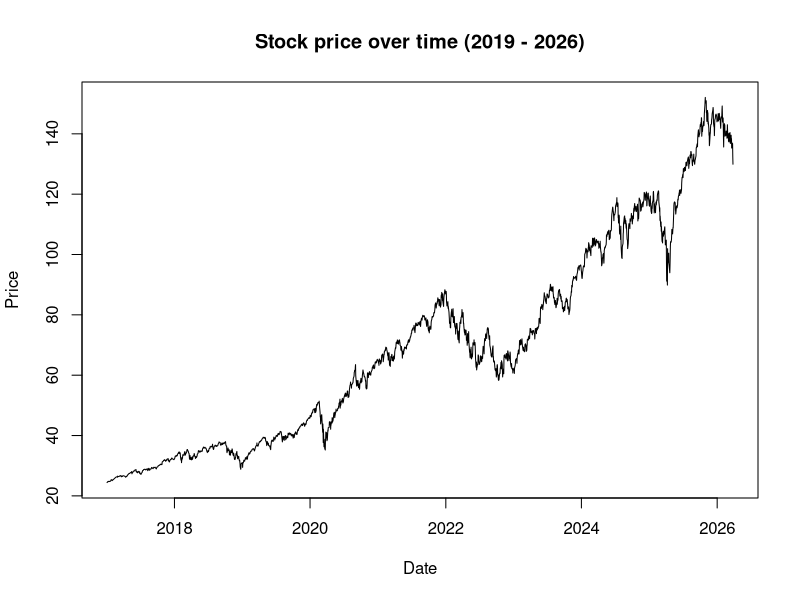
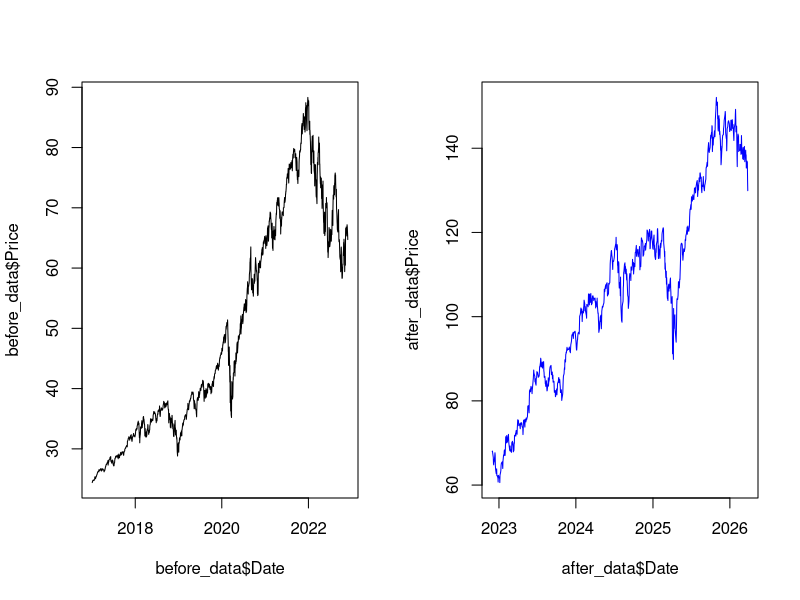
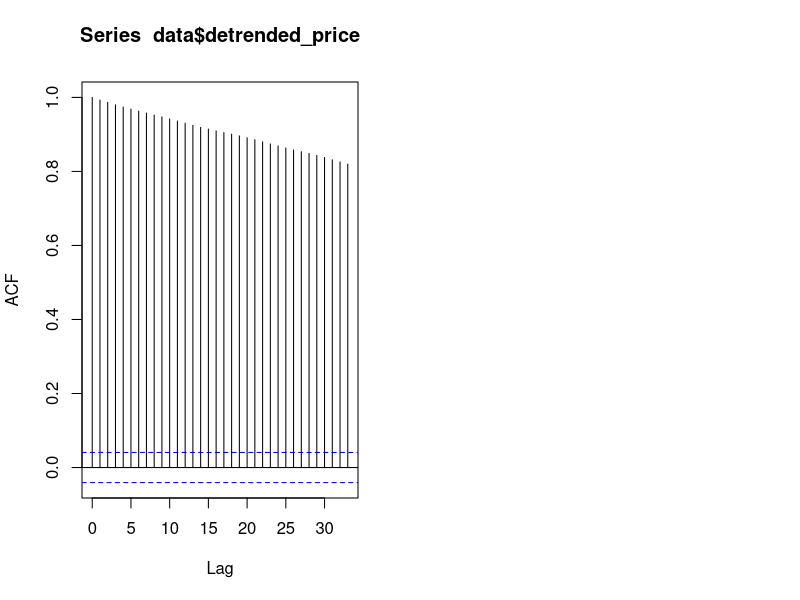
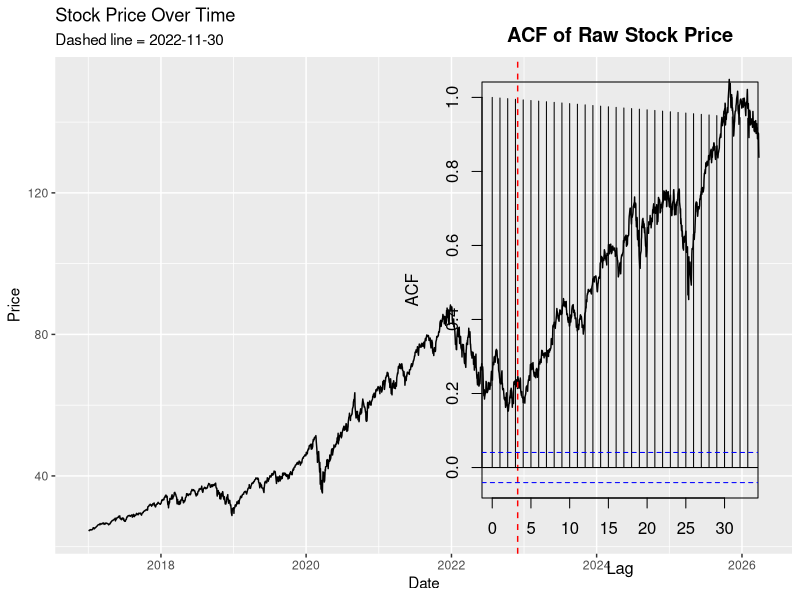
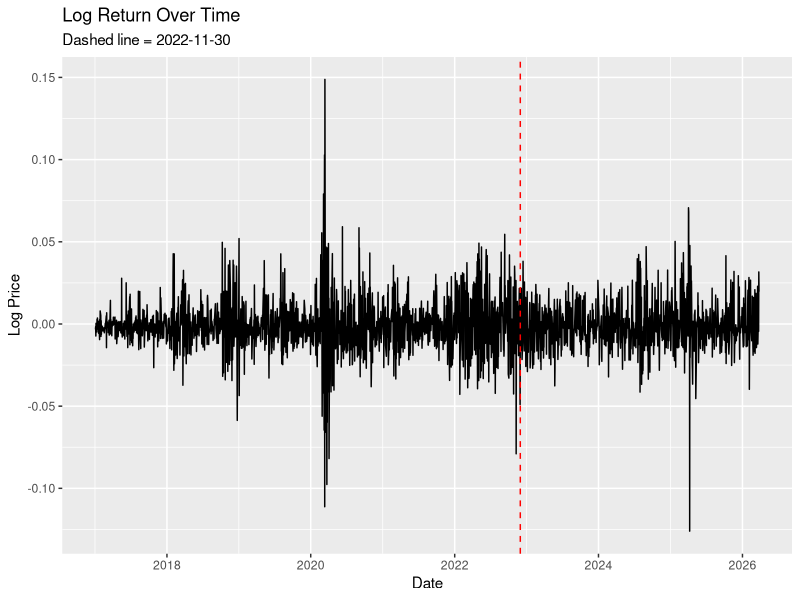
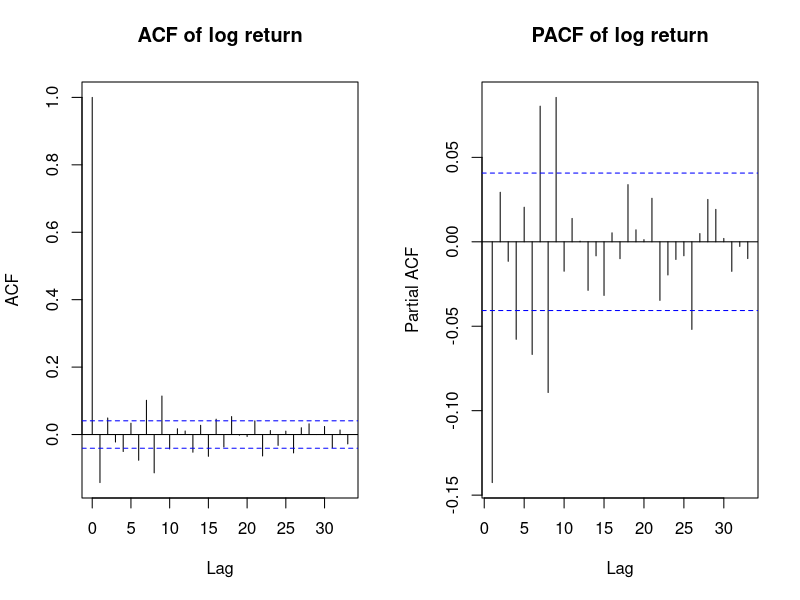
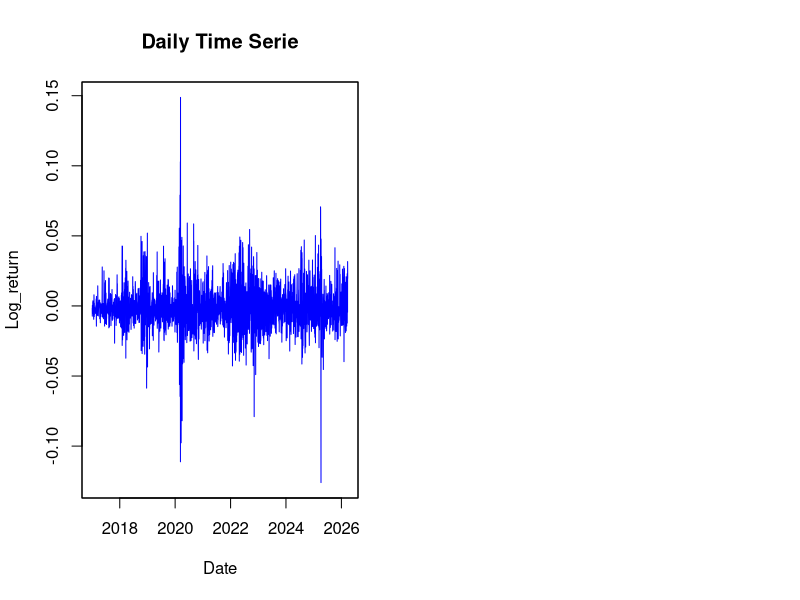

Generate these figures, in order, with R:
## ---- chunk 1
#packages
library("tidyverse")
library("ggplot2")
library("dplyr")
library("knitr")
## ---- chunk 2
#load data
data <- read.csv("XLK ETF Stock Price History.csv")
## ---- chunk 3
# change date 
data$Date <- as.Date(data$Date, format = "%m/%d/%Y") 
data <- data |>
  filter(trimws(Vol.) != "")
## ---- chunk 4
#split into two time frames
cutoff <- as.Date("2022-11-30")
before_data <- data[data$Date < cutoff, ]
after_data  <- data[data$Date >= cutoff, ]
## ---- chunk 5
plot(data$Date, data$Price, type = "l", xlab="Date", ylab="Price", main = "Stock price over time (2019 - 2026)")
## ---- chunk 6
par(mfrow = c(1,2))
plot(before_data$Date, before_data$Price, type = "l")
plot(after_data$Date, after_data$Price, type = "l", col = "blue")
## ---- chunk 7
#detrend
model_data <- data.frame(
  t = 1:nrow(data),
  y = data$Price
)

fit <- lm(y ~ t, data = model_data)
data$detrended_price <- resid(fit)
acf(data$detrended_price)
## ---- chunk 8
#| label: tbl-price
#| tbl-cap: "Summary Statistics of Stock Price"
#| echo: false
#| message: false
#| warning: false
data |>
  summarise(
    mean_price = mean(Price, na.rm = TRUE),
    sd_price = sd(Price, na.rm = TRUE),
    min_price = min(Price, na.rm = TRUE),
    max_price = max(Price, na.rm = TRUE)
  ) |>
  kable(caption = "Summary Statistics of Stock Price")
## ---- chunk 9
#| label: fig-raw
#| eval: true
#| echo: false
#| message: false
#| warning: false
ggplot(data, aes(Date, Price)) +
  geom_line() +
  geom_vline(xintercept = cutoff, linetype = "dashed", color = "red") +
  labs(title = "Stock Price Over Time", subtitle = "Dashed line = 2022-11-30")
## ---- chunk 10
#| label: fig-rawacf
#| eval: true
#| echo: false
#| message: false
#| warning: false
acf(data$Price, main="ACF of Raw Stock Price")
## ---- chunk 11
# log return the raw data
#| eval: true
#| echo: false
#| message: false
#| warning: false
data <- data |>
  mutate(log_price = log(Price),
         log_return = c(NA, diff(log_price)))

before_data <- data |> filter(Date < cutoff)
after_data  <- data |> filter(Date >= cutoff)
## ---- chunk 12
#| label: fig-logreturn
#| eval: true
#| echo: false
#| message: false
#| warning: false
ggplot(data, aes(x = Date, y = log_return)) +
  geom_line() +
  geom_vline(xintercept = cutoff, linetype = "dashed", color ="red") +
  labs(title = "Log Return Over Time",
       subtitle = "Dashed line = 2022-11-30",
       x = "Date", y = "Log Price")
## ---- chunk 13
#| label: fig-logacf
#| eval: true
#| echo: false
#| message: false
#| warning: false
acf(na.omit(data$log_return), main="ACF of log return")
## ---- chunk 14
#| label: tbl-log-return
#| tbl-cap: "Summary Statistics of Stock Price"
#| echo: false
#| message: false
#| warning: false
data |>
  mutate(period = ifelse(Date < cutoff, "Before", "After")) |>
  summarise(
    Mean_Return = mean(log_return, na.rm = TRUE),
    SD_Return = sd(log_return, na.rm = TRUE),
    .by = period
  ) |>
  mutate(
    Mean_Return = round(Mean_Return, 5),
    SD_Return = round(SD_Return, 5)
  ) |>
  kable()
## ---- chunk 15
#| label: fig-pacf
#| eval: true
#| echo: false
#| message: false
#| warning: false
pacf(na.omit(data$log_return), main="PACF of log return")
## ---- chunk 16
#AR(1)
AR1 = arima(data$log_return, order = c(1,0,0))
print(AR1)
## ---- chunk 17
#MA(1)
MA1 = arima(data$log_return, order = c(0,0,1))
print(MA1)
## ---- chunk 18
#ARMA(1,1)
ARMA1 = arima(data$log_return, order = c(1,0,1))
print(ARMA1)
## ---- chunk 19
library(zoo)
library(lubridate) 
# [Link: Stack Overflow https://stackoverflow.com/questions/18755643/time-series-analysis-with-r-how-to-deal-with-daily-data]

# Create a zoo object
log_return_ts <- zoo(data$log_return, order.by = data$Date[-1])

# Plot the time series
plot(log_return_ts, main = "Daily Time Serie", xlab = "Date", ylab = "Log_return", type = "l", col = "blue")
## ---- chunk 20
x_train1 <- log_return_ts[index(log_return_ts) <= as.Date("2022-11-30")]
x_test1 <- log_return_ts[index(log_return_ts) > as.Date("2022-11-30")]

#forecasts
x_mean1 <- rep(mean(x_train1), length(x_test1)) #mean
x_naive1 <- rep(tail(x_train1,1), length(x_test1)) #naive
x_seasonal1 <- rep(c(tail(x_train1, 4)), length(x_test1)) #seasonal

# forecast errors
mean_errors1 <- x_test1 - x_mean1
naive_errors1 <- x_test1 - x_naive1
seasonal_errors1 <- x_test1 - x_seasonal1

# MAE(Scale-dependent Errors)
mean_MAE1 <- mean(abs(mean_errors1), na.rm = TRUE)
naive_MAE1 <- mean(abs(naive_errors1), na.rm = TRUE)
seasonal_MAE1 <- mean(abs(seasonal_errors1), na.rm = TRUE)

#RMSE
mean_RMSE1 <- sqrt(mean(mean_errors1^2, na.rm = TRUE))
naive_RMSE1 <- sqrt(mean(naive_errors1^2, na.rm = TRUE))
seasonal_RMSE1 <- sqrt(mean(seasonal_errors1^2, na.rm = TRUE))


## ---- chunk 21
cat("MAE - Mean Forecast:     ", mean_MAE1, "\n")
cat("MAE - Naive Forecast:    ", naive_MAE1, "\n")
cat("MAE - Seasonal Forecast: ", seasonal_MAE1, "\n\n")

cat("RMSE - Mean Forecast:     ", mean_RMSE1, "\n")
cat("RMSE - Naive Forecast:    ", naive_RMSE1, "\n")
cat("RMSE - Seasonal Forecast: ", seasonal_RMSE1, "\n")
## ---- chunk 22
#| label: tbl-forecast_errors
#| eval: true
#| echo: false
#| message: false
#| warning: false

forecast_table <- data.frame(
  Method = c("Mean", "Naive", "Seasonal"),
  MAE    = c(mean_MAE1, naive_MAE1, seasonal_MAE1),
  RMSE   = c(mean_RMSE1, naive_RMSE1, seasonal_RMSE1)
)

kable(forecast_table, digits = 5, caption = "Forecast Errors")
